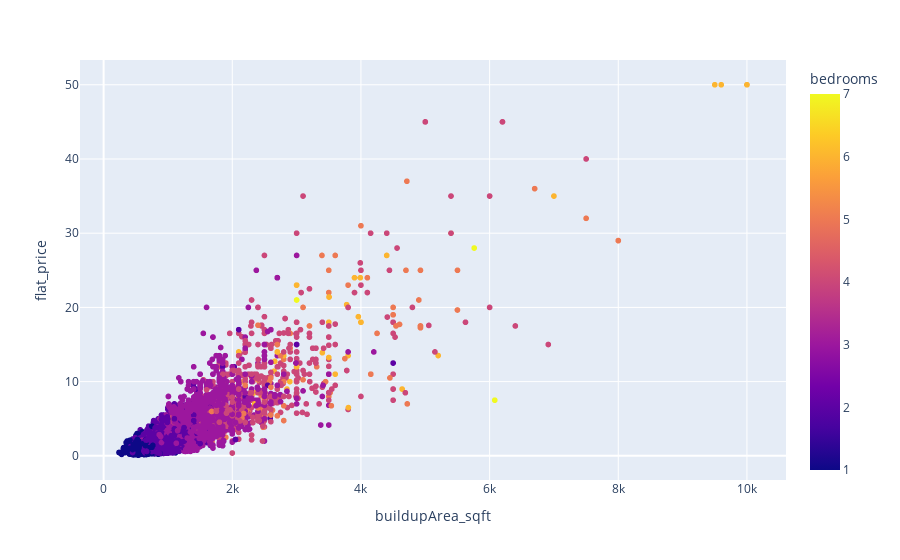

Notebook code for this chart:
### Code cell
px.scatter(data_frame=df,x='buildupArea_sqft',y='flat_price',color='bedrooms')

### Figure 1 — Plotly figure (JSON) as saved in the notebook; plotly's stock layout.template omitted (floating-point values rounded to 4 significant figures; data arrays with more than 128 entries replaced by an {"elided": "..."} marker saying what was removed)
{"data": [{"hovertemplate": "buildupArea_sqft=%{x}<br>flat_price=%{y}<br>bedrooms=%{marker.color}<extra></extra>", "legendgroup": "", "marker": {"color": {"elided": "9571 int values"}, "coloraxis": "coloraxis", "symbol": "circle"}, "mode": "markers", "name": "", "showlegend": false, "type": "scattergl", "x": {"elided": "9571 int values"}, "xaxis": "x", "y": {"elided": "9571 float values"}, "yaxis": "y"}], "layout": {"coloraxis": {"colorbar": {"title": {"text": "bedrooms"}}, "colorscale": [[0, "#0d0887"], [0.1111, "#46039f"], [0.2222, "#7201a8"], [0.3333, "#9c179e"], [0.4444, "#bd3786"], [0.5556, "#d8576b"], [0.6667, "#ed7953"], [0.7778, "#fb9f3a"], [0.8889, "#fdca26"], [1, "#f0f921"]]}, "legend": {"tracegroupgap": 0}, "margin": {"t": 60}, "xaxis": {"anchor": "y", "domain": [0, 1], "title": {"text": "buildupArea_sqft"}}, "yaxis": {"anchor": "x", "domain": [0, 1], "title": {"text": "flat_price"}}}}
